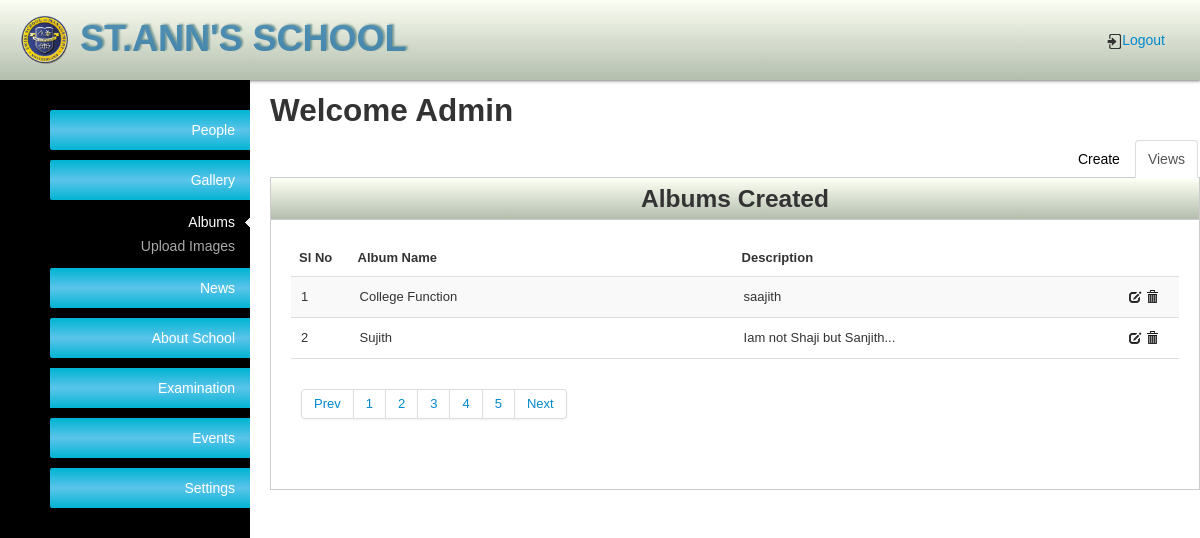
Screenshot of /admin/manage-album.php (signed in) with the database file from the repository.
### tables this page shows
CREATE TABLE IF NOT EXISTS `album` (
  `id` int(11) NOT NULL AUTO_INCREMENT,
  `album_name` varchar(50) NOT NULL,
  `description` mediumtext,
  PRIMARY KEY (`id`)
);

### admin/manage-album.php (the view, shortened to what this page needs)
<?php
include("admin-layouts/admin-header.php");
?>
<div class="tab-content">
    <h2>Welcome Admin</h2>
    <div class="tabbable">
        <ul class="nav nav-tabs">
            <li class="active"><a href="#tab1" data-toggle="tab">Views</a></li>
            <li><a href="#tab2" class="tab2-form" data-toggle="tab">Create</a></li>
        </ul>
        <div class="tab-content">
            <div class="tab-pane active" id="tab1">
                <div class="content-box">
                    <div class="content-box-header">
                        <h3 class="c-head">Albums Created</h3>
                    </div>
                    <div class="content-box-content">
                        <table class="table table-striped">
                            <thead>
                            <tr>
                                <th>Sl No</th>
                                <th>Album Name</th>
                                <th>Description</th>
                            </tr>
                            </thead>
                            <tfoot>
                            <tr>
                                <td colspan="6">
                                    <div class="pagination">
                                        <ul>
                                            <li><a href="#">Prev</a></li>
                                            <li><a href="#">1</a></li>
                                            <li><a href="#">2</a></li>
                                            <li><a href="#">3</a></li>
                                            <li><a href="#">4</a></li>
                                            <li><a href="#">5</a></li>
                                            <li><a href="#">Next</a></li>
                                        </ul>
                                    </div>
                                </td>
                            </tr>
                            </tfoot>
                            <tbody>
                            <?php
                            $sql_album = "SELECT * FROM album";
                            $result = mysql_query($sql_album) or die ('Error updating database: ' . mysql_error());
                            ?>
                            <?php
                            if($result) {
                                $iterator = 1;
                                while ($row = mysql_fetch_array($result)):?>
                                    <tr>
                                        <td><?php echo $iterator++;?></td>
                                        <td class="span5"><?php echo $row['album_name'];?></td>
                                        <td class="span5"><?php echo $row['description'];?></td>
                                        <td>
                                            <a title="Edit" href="#" class="edit" rowId="<?php echo $row['id'];?>"><i class="icon-edit"></i></a>
                                            <a title="Delete" href="#" class="delBtn" rowId="<?php echo $row['id'];?>"><i class="icon-trash"></i></a>
                                        </td>
                                    </tr>
                                <?php endwhile;} ?>
                            </tbody>
                        </table>
                    </div>
                </div>
            </div>
        </div>
    </div>
</div>
<?php require_once('admin-layouts/admin-footers.php'); ?>

### public/css/style.css (style rules this page uses)
* { padding:0; margin:0; }
body { font-size:14px; font-family:Verdana, Arial, Helvetica, sans-serif; }
a { text-decoration:none; }
.nav a { color:#000; }
.content-box { background: none repeat scroll 0 0 #FFFFFF; border: 1px solid #CCCCCC; margin: 0 0 20px; }
.content-box-header { height: 40px; margin-top: 1px; background: #fcfff4; background: -moz-linear-gradient(top, #fcfff4 0%, #dfe5d7 40%, #b3bead 100%); background: -webkit-gradient(linear, left top, left bottom, color-stop(0%,#fcfff4), color-stop(40%,#dfe5d7), color-stop(100%,#b3bead)); background: -webkit-linear-gradient(top, #fcfff4 0%,#dfe5d7 40%,#b3bead 100%); background: -o-linear-gradient(top, #fcfff4 0%,#dfe5d7 40%,#b3bead 100%); background: -ms-linear-gradient(top, #fcfff4 0%,#dfe5d7 40%,#b3bead 100%); background: linear-gradient(to bottom, #fcfff4 0%,#dfe5d7 40%,#b3bead 100%); filter: progid:DXImageTransform.Microsoft.gradient( startColorstr='#fcfff4', endColorstr='#b3bead',GradientType=0 ); }
.content-box-content { border-top: 1px solid #CCCCCC; font-size: 13px; padding: 20px; max-width:1000px; overflow-x:auto; }
.tab-content table td { padding:10px; }
.tab-content .nav-tabs { margin:0; border:none; }
.c-head { text-align:center; margin:0; }
.admin-tab .nav-tabs > li, .nav-pills > li { float:right; }
* { outline: none; }

### rows the page displays
album: album_name "College Function", description "saajith"
album: album_name "Sujith", description "Iam not Shaji but Sanjith..."
